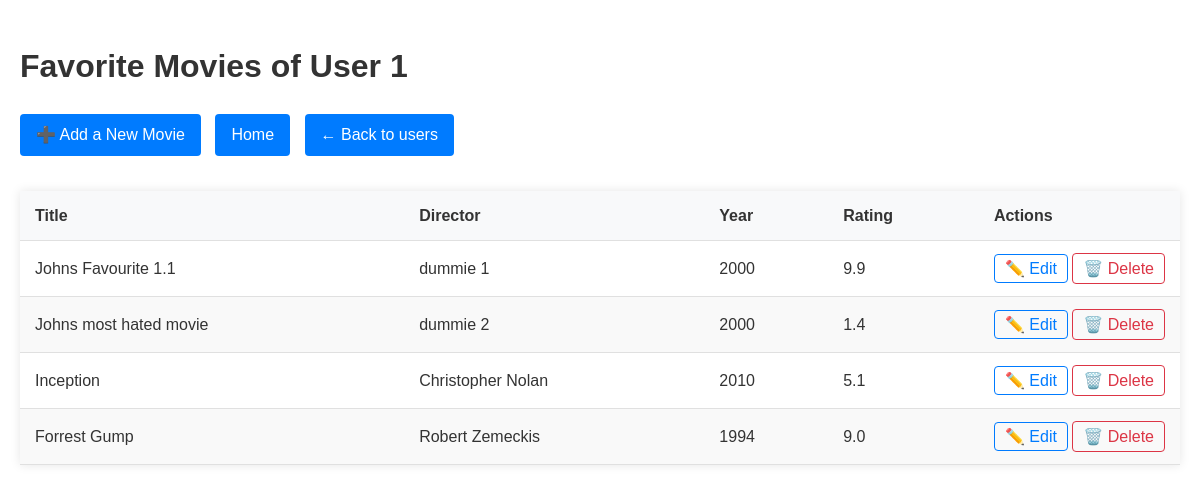
The page /user/1 on the database as committed earlier.
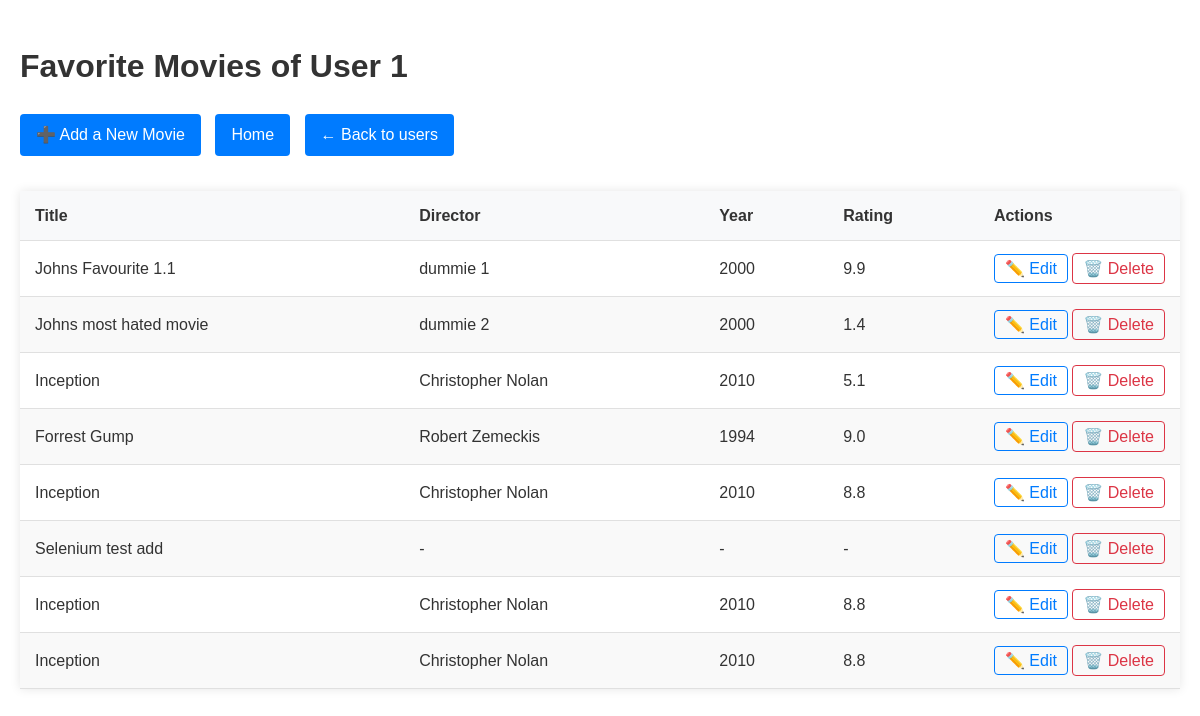
The same page on the database as committed later.
### models.py (models this page shows)
class Movie(Base):
    __tablename__ = "movies"
    id = Column(Integer, primary_key=True)
    user_id = Column(Integer, ForeignKey("users.id"))
    title = Column(String, nullable=False)
    director = Column(String)
    writer = Column(String)
    actors = Column(String)
    year = Column(Integer)
    rating = Column(Float, CheckConstraint('rating >= 0 AND rating <= 10'))
    genre = Column(String)
    runtime = Column(String)
    plot = Column(Text)
    comment = Column(Text)
    user = relationship("User", back_populates="movies")

### app.py (the view)
@app.route("/user/<int:user_id>")
def user_movies(user_id):
    user = data_manager.get_user_by_id(user_id)
    movies = data_manager.get_user_movies(user_id)
    return render_template("movie_list.html", user_id=user_id, movies=movies)

### data_manager/sqlite_data_manager.py (called while the page is built)
    def get_user_movies(self, user_id):
        session = self.Session()
        try:
            user = session.query(User).filter_by(id=user_id).first()
            if user:
                return user.movies
            return []
        finally:
            session.close()

    def get_user_by_id(self, user_id):
        session = self.Session()
        try:
            return session.query(User).filter_by(id=user_id).first()
        finally:
            session.close()

### templates/movie_list.html (shortened to what this page needs)
<!DOCTYPE html>
<html lang="en">
<head>
    <link rel="stylesheet" href="{{ url_for('static', filename='styles.css') }}">
</head>
<body>
{% extends "base.html" %}
{% block content %}
  <h1>Favorite Movies of User {{ user_id }}</h1>
  <div class="table-controls">
    <a href="{{ url_for('add_movie', user_id=user_id) }}" class="btn">➕ Add a New Movie</a>
    <a href="{{ url_for('home') }}" class="btn">Home</a>
    <a href="{{ url_for('list_users') }}" class="btn">← Back to users</a>
  </div>
  <div class="table-container">
    <table class="movie-table">
      <thead>
        <tr>
          <th>Title</th>
          <th>Director</th>
          <th>Year</th>
          <th>Rating</th>
          <th class="actions">Actions</th>
        </tr>
      </thead>
      <tbody>
        {% for movie in movies %}
          <tr>
            <td data-label="Title">{{ movie.title }}</td>
            <td data-label="Director">{{ movie.director or '-' }}</td>
            <td data-label="Year">{{ movie.year or '-' }}</td>
            <td data-label="Rating">{{ "%.1f"|format(movie.rating) if movie.rating else '-' }}</td>
            <td data-label="Actions" class="actions">
              <a href="{{ url_for('update_movie', user_id=user_id, movie_id=movie.id) }}" class="edit-btn">✏️ Edit</a>
               <form action="{{ url_for('delete_movie', user_id=user_id, movie_id=movie.id) }}" method="POST" style="display: inline;">
                 <button type="submit" class="delete-btn">🗑️ Delete</button>
                </form>
            </td>
          </tr>
        {% endfor %}
      </tbody>
    </table>
  </div>
{% endblock %}

### templates/base.html (shortened to what this page needs)
<!DOCTYPE html>
<html lang="en">
<head>
    <link rel="stylesheet" href="{{ url_for('static', filename='styles.css') }}">
</head>
<body>
    {% block content %}{% endblock %}
</body>
</html>

### static/styles.css (style rules this page uses)
body { font-family: Arial, sans-serif; line-height: 1.6; margin: 0; padding: 20px; color: #333; }
.table-container { overflow-x: auto; margin: 20px 0; max-width: 1200px; margin-left: auto; margin-right: auto; box-shadow: 0 0 10px rgba(0,0,0,0.1); }
table { width: 100%; border-collapse: collapse; min-width: 600px; }
th, td { padding: 12px 15px; text-align: left; border-bottom: 1px solid #e0e0e0; }
th { background-color: #f8f9fa; font-weight: 600; color: #333; position: sticky; top: 0; }
tr:nth-child(even) { background-color: #f9f9f9; }
.actions { white-space: nowrap; width: 120px; }
.btn { display: inline-block; padding: 8px 16px; background-color: #007bff; color: white; text-decoration: none; border-radius: 4px; margin-right: 10px; margin-bottom: 15px; transition: all 0.3s; }
.edit-btn { color: #007bff; text-decoration: none; padding: 5px 10px; border: 1px solid #007bff; border-radius: 4px; transition: all 0.3s; }
.delete-btn { color: #dc3545; background: none; border: 1px solid #dc3545; border-radius: 4px; padding: 5px 10px; cursor: pointer; transition: all 0.3s; font-family: inherit; font-size: inherit; }

Rows that differ between the two databases and show on the page:
added Movie: title "Inception", director "Christopher Nolan", year "2010", rating "8.8"
added Movie: title "Selenium test add", director "-", year "-", rating "-"
added Movie: title "Inception", director "Christopher Nolan", year "2010", rating "8.8"
added Movie: title "Inception", director "Christopher Nolan", year "2010", rating "8.8"
